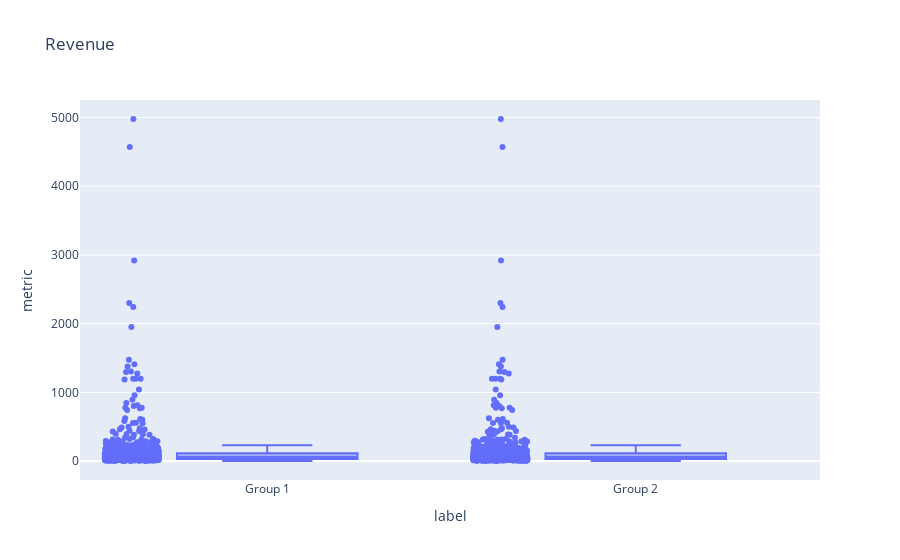
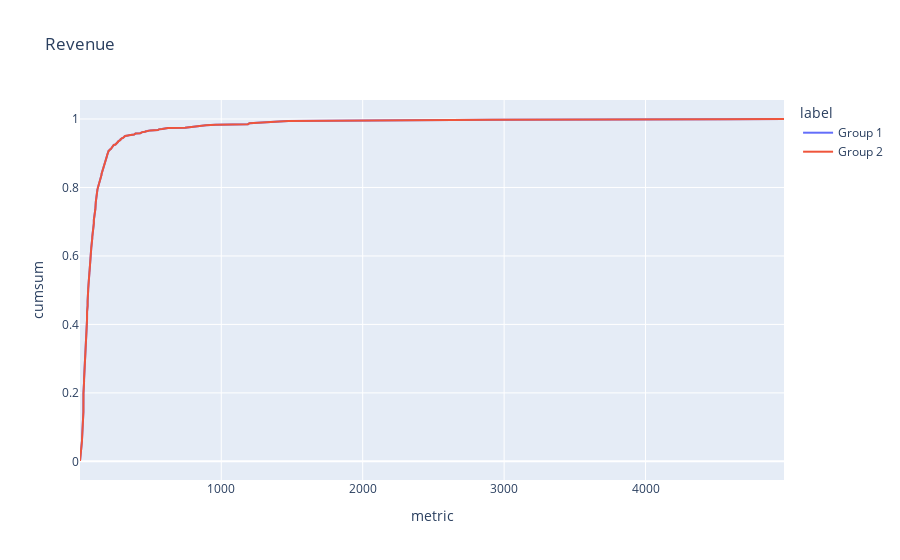
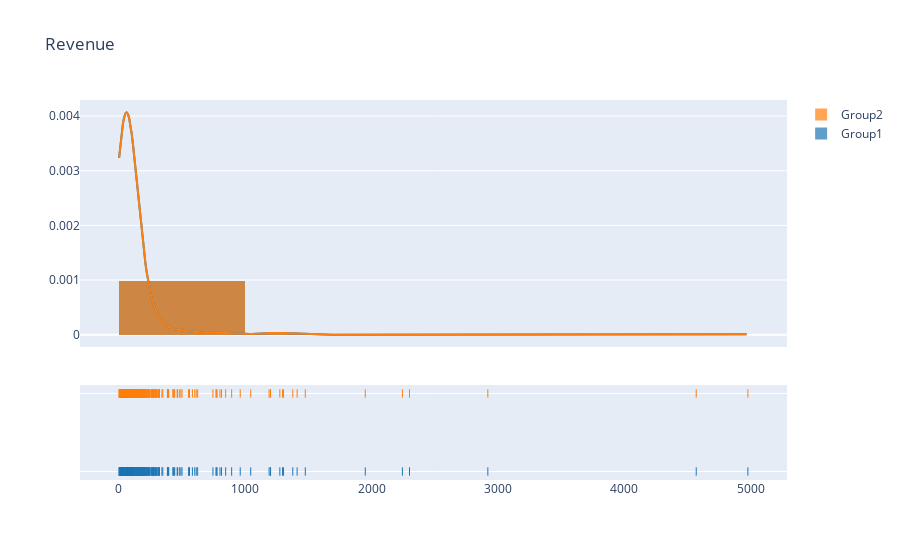

Here is the notebook cell these charts were saved with, in order:
### Code cell
# checking for the same distribution
distribution_analytics(df['Revenue'],df['Revenue'],types='r')

### Figure 1 — Plotly figure (JSON) as saved in the notebook; plotly's stock layout.template omitted (floating-point values rounded to 4 significant figures; data arrays with more than 128 entries replaced by an {"elided": "..."} marker saying what was removed)
{"data": [{"alignmentgroup": "True", "boxpoints": "all", "hovertemplate": "label=%{x}<br>metric=%{y}<extra></extra>", "legendgroup": "", "marker": {"color": "#636efa"}, "name": "", "notched": false, "offsetgroup": "", "orientation": "v", "showlegend": false, "type": "box", "x": {"elided": "1982 str values"}, "x0": " ", "xaxis": "x", "y": {"elided": "1982 float values"}, "y0": " ", "yaxis": "y"}], "layout": {"boxmode": "group", "legend": {"tracegroupgap": 0}, "title": {"text": "Revenue"}, "xaxis": {"anchor": "y", "domain": [0, 1], "title": {"text": "label"}}, "yaxis": {"anchor": "x", "domain": [0, 1], "title": {"text": "metric"}}}}

### Figure 2 — Plotly figure (JSON) as saved in the notebook; plotly's stock layout.template omitted (floating-point values rounded to 4 significant figures; data arrays with more than 128 entries replaced by an {"elided": "..."} marker saying what was removed)
{"data": [{"hovertemplate": "label=Group 1<br>metric=%{x}<br>cumsum=%{y}<extra></extra>", "legendgroup": "Group 1", "line": {"color": "#636efa", "dash": "solid"}, "marker": {"symbol": "circle"}, "mode": "lines", "name": "Group 1", "orientation": "v", "showlegend": true, "type": "scatter", "x": {"elided": "415 float values"}, "xaxis": "x", "y": {"elided": "415 float values"}, "yaxis": "y"}, {"hovertemplate": "label=Group 2<br>metric=%{x}<br>cumsum=%{y}<extra></extra>", "legendgroup": "Group 2", "line": {"color": "#EF553B", "dash": "solid"}, "marker": {"symbol": "circle"}, "mode": "lines", "name": "Group 2", "orientation": "v", "showlegend": true, "type": "scatter", "x": {"elided": "415 float values"}, "xaxis": "x", "y": {"elided": "415 float values"}, "yaxis": "y"}], "layout": {"legend": {"title": {"text": "label"}, "tracegroupgap": 0}, "title": {"text": "Revenue"}, "xaxis": {"anchor": "y", "domain": [0, 1], "title": {"text": "metric"}}, "yaxis": {"anchor": "x", "domain": [0, 1], "title": {"text": "cumsum"}}}}

### Figure 3 — Plotly figure (JSON) as saved in the notebook; plotly's stock layout.template omitted (floating-point values rounded to 4 significant figures; data arrays with more than 128 entries replaced by an {"elided": "..."} marker saying what was removed)
{"data": [{"autobinx": false, "histnorm": "probability density", "legendgroup": "Group1", "marker": {"color": "rgb(31, 119, 180)"}, "name": "Group1", "opacity": 0.7, "type": "histogram", "x": {"elided": "991 float values"}, "xaxis": "x", "xbins": {"end": 4979, "size": 1000, "start": 1.2}, "yaxis": "y"}, {"autobinx": false, "histnorm": "probability density", "legendgroup": "Group2", "marker": {"color": "rgb(255, 127, 14)"}, "name": "Group2", "opacity": 0.7, "type": "histogram", "x": {"elided": "991 float values"}, "xaxis": "x", "xbins": {"end": 4979, "size": 1000, "start": 1.2}, "yaxis": "y"}, {"legendgroup": "Group1", "marker": {"color": "rgb(31, 119, 180)"}, "mode": "lines", "name": "Group1", "showlegend": false, "type": "scatter", "x": {"elided": "500 float values"}, "xaxis": "x", "y": {"elided": "500 float values"}, "yaxis": "y"}, {"legendgroup": "Group2", "marker": {"color": "rgb(255, 127, 14)"}, "mode": "lines", "name": "Group2", "showlegend": false, "type": "scatter", "x": {"elided": "500 float values"}, "xaxis": "x", "y": {"elided": "500 float values"}, "yaxis": "y"}, {"legendgroup": "Group1", "marker": {"color": "rgb(31, 119, 180)", "symbol": "line-ns-open"}, "mode": "markers", "name": "Group1", "showlegend": false, "type": "scatter", "x": {"elided": "991 float values"}, "xaxis": "x", "y": {"elided": "991 str values"}, "yaxis": "y2"}, {"legendgroup": "Group2", "marker": {"color": "rgb(255, 127, 14)", "symbol": "line-ns-open"}, "mode": "markers", "name": "Group2", "showlegend": false, "type": "scatter", "x": {"elided": "991 float values"}, "xaxis": "x", "y": {"elided": "991 str values"}, "yaxis": "y2"}], "layout": {"barmode": "overlay", "hovermode": "closest", "legend": {"traceorder": "reversed"}, "title": {"text": "Revenue"}, "xaxis": {"anchor": "y2", "domain": [0, 1], "zeroline": false}, "yaxis": {"anchor": "free", "domain": [0.35, 1], "position": 0}, "yaxis2": {"anchor": "x", "domain": [0, 0.25], "dtick": 1, "showticklabels": false}}}
